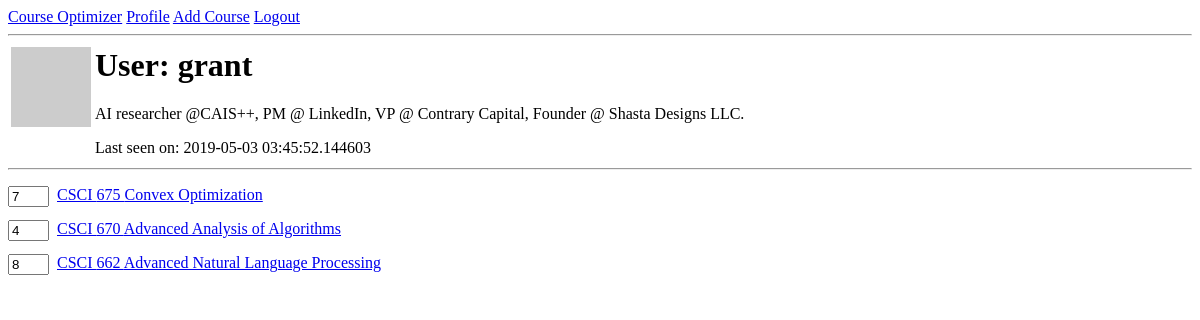
Before: /user/grant (signed in) with the older database file.
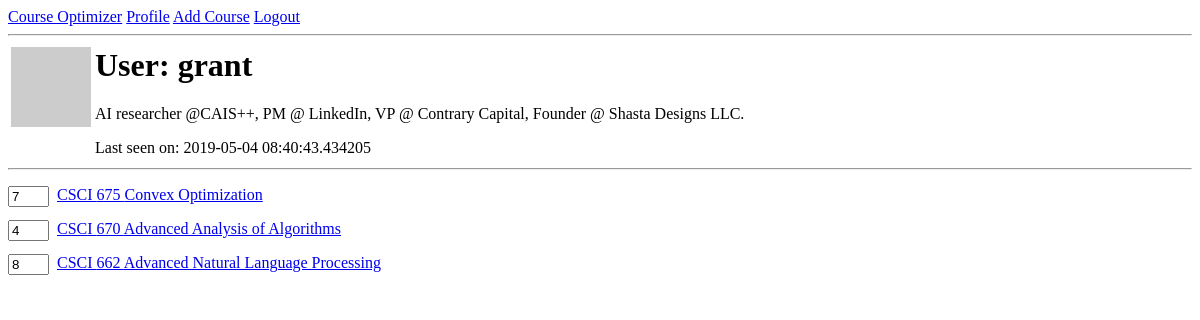
After: the same page with the newer database file.
### app/models.py (models this page shows, shortened)
class User(UserMixin, db.Model):
    id = db.Column(db.Integer, primary_key=True)
    username = db.Column(db.String(64), unique=True, nullable=False)
    email = db.Column(db.String(120), unique=True, nullable=False)
    password_hash = db.Column(db.String(128))
    courses = db.relationship('Course', backref='user', lazy='dynamic')
    departments = db.relationship('Department', backref='user', lazy='dynamic')
    about_me = db.Column(db.String(140))
    last_seen = db.Column(db.DateTime, default=datetime.utcnow)
    def avatar(self, size):
        digest = md5(self.email.lower().encode('utf-8')).hexdigest()
        return 'https://www.gravatar.com/avatar/{}?d=identicon&s={}'.format(
            digest, size)

class Course(db.Model):
    id = db.Column(db.Integer, primary_key=True)
    prefix = db.Column(db.String(8), nullable=False)
    number = db.Column(db.Integer, nullable=False)
    title = db.Column(db.String(100))
    description = db.Column(db.Text)
    units = db.Column(db.Integer)
    value = db.Column(db.Integer)
    user_id = db.Column(db.Integer, db.ForeignKey('user.id'), nullable=False)

### app/routes.py (the view)
@app.route('/user/<username>', methods=['GET', 'POST'])
@login_required
def user(username):
    user = User.query.filter_by(username=username).first_or_404()
    if user.courses.first() == None:
        return redirect('new_user/' + str(current_user.username))
    drop_form = DropCourseForm()
    val_form = UpdateCourseValForm()
    if drop_form.validate_on_submit() and 'drop_course' in request.form:
        course = user.courses.filter_by(id=request.form['drop_course_id']).one()
        db.session.delete(course)
        db.session.commit()
        flash('You dropped ' + course.title)
        return redirect('user/' + str(current_user.username))
    elif val_form.validate_on_submit() and 'value' in request.form:
        course = user.courses.filter_by(id=request.form['val_course_id']).one()
        course.value = val_form.value.data
        db.session.commit()
        flash('Course value has been updated.')
        return redirect(url_for('user', username=current_user.username))
    return render_template('user.html', user=user, drop_form=drop_form,
                           val_form=val_form)

### app/forms.py
class DropCourseForm(FlaskForm):
    drop_course = SubmitField('Drop Course')

class UpdateCourseValForm(FlaskForm):
    value = IntegerField('Value', validators=[DataRequired()])

### app/models.py (called while the page is built)
@login.user_loader
def load_user(id):
    return User.query.get(int(id))

### app/routes.py (called while the page is built)
@app.before_request
def before_request():
    if current_user.is_authenticated:
        current_user.last_seen = datetime.utcnow()
        db.session.commit()

### app/templates/user.html (shortened to what this page needs)
{% extends "base.html" %}
{% block content %}
  <table>
    <tr valign="top">
      <td><img src="{{ user.avatar(128) }}"></td>
      <td>
        <h1>User: {{ user.username }}</h1>
        {% if user.about_me %}
          <p>{{ user.about_me }}</p>
        {% endif %}
        {% if user.last_seen %}
          <p>Last seen on: {{ user.last_seen }}</p>
        {% endif %}
      </td>
    </tr>
  </table>
  <hr>
  <div>
    {% for course in user.courses %}
      {% include '_course.html' %}
    {% endfor %}
  </div>
{% endblock %}

### app/templates/base.html (shortened to what this page needs)
<html>
    <head>
        <link rel="stylesheet" href="../static/css/main.css">
    </head>
    <body>
        <div>
            <a href="{{ url_for('index') }}">Course Optimizer</a>
            {% if current_user.is_anonymous %}
            <a href="{{ url_for('login') }}">Login</a>
            <a href="{{ url_for('register') }}">New Account</a>
            {% else %}
            <a href="{{ url_for('user', username=current_user.username) }}">Profile</a>
            <a href="{{ url_for('add_course') }}">Add Course</a>
            <a href="{{ url_for('logout') }}">Logout</a>
            {% endif %}
        </div>
        <hr>
        {% block content %}{% endblock %}
    </body>
</html>

### app/templates/_course.html (shortened to what this page needs)
<div class="course_container">
  <div class="course_title">
    <form action="" method="post">
      <input type="text" name="value" value={{ course.value }} size=2>
    </form>
    <a href="#" onclick="showCourse()">
      {{ course.prefix }} {{ course.number }} {{ course.title }}
    </a>
  </div>
</div>

### app/static/css/main.css (style rules this page uses)
.course_title input { float:left; }

Changed rows visible on the page:
changed User "grant": last_seen "2019-05-03 03:45:52.144603" → "2019-05-04 08:40:43.434205"
